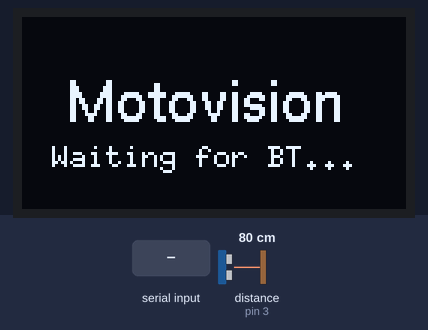
The sketch below on a simulated Arduino Uno, built for the host (arithmetic inside an expression is 32-bit, double 64-bit). Shown: 128×64 one-colour display. The test bench sets the inputs (shaded band); at power-on: distance to the obstacle (sensor on pin 3) 80 cm. The echo pulse lasts 58.3 µs per cm; what the sketch prints to the serial monitor is not drawn.

Above: at 1.2 s.
1.3 s: "disconnect\n" received over Serial
At 1.9 s:
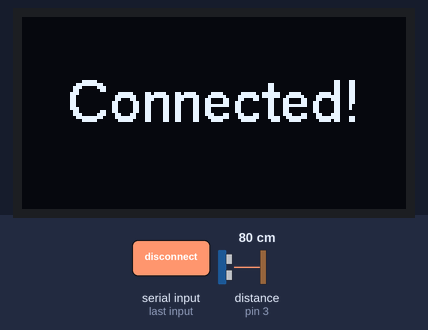
2.8 s: "data\n" received over Serial
At 4.6 s:
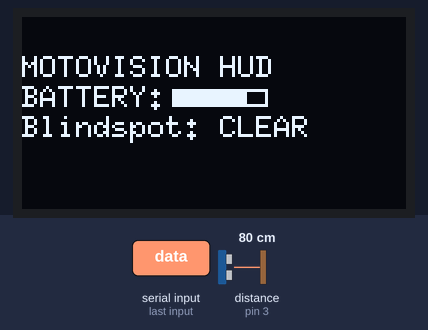
5.0 s: "disconnect\n" received over Serial
At 5.8 s:
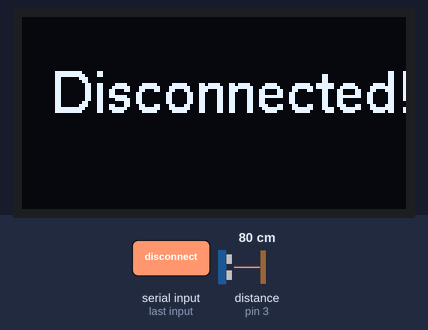
8.0 s: "c\n" received over Serial
At 8.9 s:
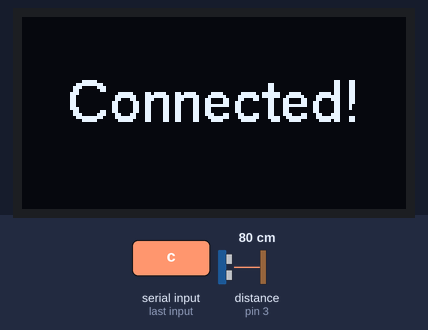
9.6 s: distance to the obstacle (sensor on pin 3) set to 53 cm
11.3 s: distance to the obstacle (sensor on pin 3) set to 45 cm
At 13.4 s:
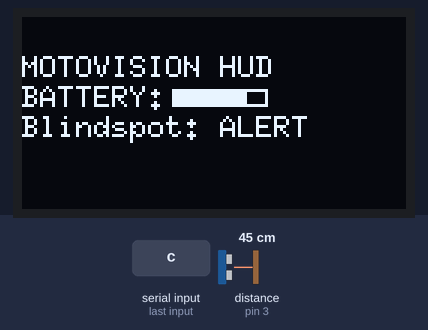
Timing chart, 0 to 14.6 s (numbered marks = the images above; inputs shaded):
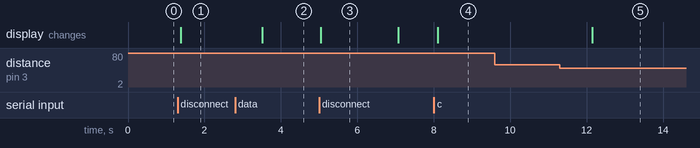

Measured:
- the behaviour switches between 51 and 50 cm on distance to the obstacle (sensor on pin 3) (found by bisection; images 4 and 5)
- after the input at 1.3 s, the display: changes after 0.09 s (image 1)
- after the input at 2.8 s, the display: changes after 0.71 s (image 2)
- after the input at 5.0 s, the display: changes after 0.05 s (image 3)
- after the input at 8.0 s, the display: changes after 0.10 s (image 4)
- after the input at 9.6 s, every drawn part: stays the same
- after the input at 11.3 s, the display: changes after 0.85 s (image 5)
- what the display in image 3 shows lasts 2.1 s, from 5.0 s to 7.1 s

The sketch:

MotoVision.ino
```cpp
#include <Adafruit_GFX.h>
#include <Adafruit_SSD1306.h>
#include <U8g2_for_Adafruit_GFX.h>
#include <SPI.h>
#include <Fonts/FreeMono9pt7b.h>

// Pin assignments
const int trigPin = 2;
const int echoPin = 3;

#define LED_PIN    4
// Using hardware Serial (pins 0,1) for HM-10

const int distanceThreshold = 50;

#define SCREEN_WIDTH 128
#define SCREEN_HEIGHT 64
#define OLED_MOSI   11
#define OLED_CLK    13
#define OLED_CS     10
#define OLED_DC     9
#define OLED_RESET  8

Adafruit_SSD1306 display(SCREEN_WIDTH, SCREEN_HEIGHT, &SPI, OLED_DC, OLED_RESET, OLED_CS);
U8G2_FOR_ADAFRUIT_GFX u8g2;

bool bleConnected = false;
bool recievedDisplay = false;
bool wasDetected = false;
String lastTime = "";
String lastWeather = "";
int lastBatteryLevel = 80;

void setup() {
  // Initialize hardware Serial for HM-10
  Serial.begin(9600);

  pinMode(trigPin, OUTPUT);
  pinMode(echoPin, INPUT);

  // OLED setup
  if (!display.begin(SSD1306_SWITCHCAPVCC)) {
    while (true);  // Don't proceed if OLED fails
  }

  u8g2.begin(display);

  display.clearDisplay();
  u8g2.setFontMode(1);
  u8g2.setFontDirection(0);
  u8g2.setForegroundColor(WHITE);

  // First screen
  u8g2.setFont(u8g2_font_helvR14_tf);
  u8g2.setCursor(15, 35);
  u8g2.print(F("Motovision"));

  u8g2.setFont(u8g2_font_6x10_tf);
  u8g2.setCursor(10, 50);
  u8g2.print(F("Waiting for BT..."));

  display.display();
}

void drawInvertedSpeedLimitSign(int x, int y, int speed) {
  int width = 40;
  int height = 50;
  int cornerRadius = 3;

  // 1. Fill rounded rectangle
  display.fillRoundRect(x, y, width, height, cornerRadius, SSD1306_WHITE);

  // 2. Draw border
  display.drawRoundRect(x, y, width, height, cornerRadius, SSD1306_BLACK);

  // 3. Black text over white background
  display.setTextColor(SSD1306_BLACK);

  // "SPEED"
  display.setTextSize(1);
  int speedLabelX = x + (width - 6 * 5) / 2;
  display.setCursor(speedLabelX, y + 6);
  display.print("SPEED");

  // "LIMIT"
  int limitLabelX = x + (width - 6 * 5) / 2;
  display.setCursor(limitLabelX, y + 14);
  display.print("LIMIT");

  // Digits
  display.setTextSize(2);  // smaller size for digits to fit in compact sign
  String speedStr = String(speed);
  int textWidth = speedStr.length() * 6;  // 6px per char at size 1
  int speedX = x + (width - 24) / 2;  // 2 chars * 12px ≈ 24px

  display.setCursor(speedX, y + 30);
  display.print(speedStr);

  // Reset styles
  display.setTextColor(SSD1306_WHITE);
}


void handleData(String command) {
  // Reset all values first
  lastTime = "";
  lastWeather = "";

  // Split the string on ';'
  int start = 0;
  while (start < command.length()) {
      int end = command.indexOf(';', start);
      if (end == -1) end = command.length();

      String token = command.substring(start, end);
      if (token.startsWith("T:")) {
          lastTime = token.substring(2); // Strip off 'T:'
      } else if (token.startsWith("W:")) {
          lastWeather = token.substring(2); // Strip off 'W:'
      }

      start = end + 1;
  }

  handleDisplayUpdate();
}

void handleDisplayUpdate(){
  display.clearDisplay();

  u8g2.setFont(u8g2_font_6x10_tf);

  // Position each element with proper spacing
  int yPos = 20;
  const int lineHeight = 10;  // Height for each line of text

  if (lastTime.length() > 0) {
      u8g2.setCursor(0, yPos);
      u8g2.print("TIME: ");
      u8g2.print(lastTime);
      yPos += lineHeight;
  }

  if (lastWeather.length() > 0) {
      u8g2.setCursor(0, yPos);
      u8g2.print("WEATHER: ");
      u8g2.print(lastWeather);
      yPos += lineHeight;
  }

  u8g2.setCursor(0, yPos);
  u8g2.println("MOTOVISION HUD");
  yPos += lineHeight;

  // Battery display
  u8g2.setCursor(0, yPos);
  u8g2.print("BATTERY: ");

  // Battery Bar - moved down to align with text
  int barWidth = map(lastBatteryLevel, 0, 100, 0, 30);  // Smaller bar width
  int barX = 50;  // Position after "BATTERY:" text
  display.drawRect(barX, yPos - 6, 32, 6, SSD1306_WHITE);  // Smaller battery outline
  display.fillRect(barX + 1, yPos - 5, barWidth, 4, SSD1306_WHITE);  // Smaller battery fill
  u8g2.println("");
  yPos += lineHeight;

  u8g2.setCursor(0, yPos);
  u8g2.print("Blindspot: ");
  u8g2.println(wasDetected ? "ALERT" : "CLEAR");
  display.display();
}

bool isBlindspotDetected() {
  long duration, distanceCM;

  // Trigger the ultrasonic sensor
  digitalWrite(trigPin, LOW);
  delayMicroseconds(2);
  digitalWrite(trigPin, HIGH);
  delayMicroseconds(10);
  digitalWrite(trigPin, LOW);

  // Read the echo duration
  duration = pulseIn(echoPin, HIGH);
  distanceCM = (duration / 2) / 29.1;

  // Serial.print("Measured Distance: ");
  // Serial.print(distanceCM);
  // Serial.println(" cm");

  return (distanceCM <= distanceThreshold && distanceCM > 0);
}

void loop() {

  static unsigned long previousMillis = 0;
  const unsigned long interval = 1000; // Check every second
  unsigned long currentMillis = millis();
  if (bleConnected && currentMillis - previousMillis >= interval) {
    previousMillis = currentMillis;
    if(recievedDisplay && wasDetected != isBlindspotDetected()){
      wasDetected = !wasDetected;
      Serial.println(wasDetected);
      handleDisplayUpdate();
    }

  }

  if (!bleConnected && Serial.available()) {
    char c = Serial.read();

    if (c == 'c') {
      bleConnected = true;
      Serial.println("connected");

      display.clearDisplay();
      u8g2.setFont(u8g2_font_helvR14_tf);
      u8g2.setCursor(15, 35);
      u8g2.print("Connected!");
      display.display();
      delay(2000);
    }
    return;
  }

  if (bleConnected && Serial.available()) {
    String command = Serial.readStringUntil('\n');
    command.trim();  // Clean up extra characters

    if (command == "disconnect") {
      bleConnected = false;

      display.clearDisplay();
      u8g2.setFont(u8g2_font_helvR14_tf);
      u8g2.setCursor(10, 32);
      u8g2.print("Disconnected!");
      display.display();
      delay(2000);

      display.clearDisplay();
      u8g2.setFont(u8g2_font_helvR14_tf);
      u8g2.setCursor(15, 35);
      u8g2.print(F("Motovision"));

      u8g2.setFont(u8g2_font_6x10_tf);
      u8g2.setCursor(10, 50);
      u8g2.print(F("Waiting for BT..."));
      display.display();
    } else if (command.startsWith("data")) {
      recievedDisplay = true;
      String payload = command.substring(4);
      handleData(payload);
    }
  }
  delay(100);

}
```
